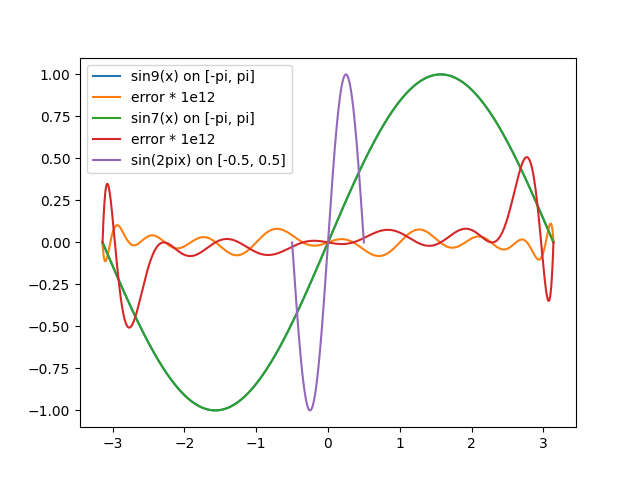

Generate this figure with Python:
import os
current_dir = os.path.dirname(__file__) + '/'

import numpy as np
import matplotlib.pyplot as plt
from scipy.interpolate import AAA

np.set_printoptions(precision=20, floatmode='fixed', suppress=True)

def zero_even(p):
    p_rev = p[::-1]
    p_rev[np.arange(p_rev.size) % 2 == 0] = 0
    return p_rev[::-1]

def zero_odd(p):
    p_rev = p[::-1]
    p_rev[np.arange(p_rev.size) % 2 == 1] = 0
    return p_rev[::-1]

def barycentric_to_pq(r):
    zs = r.support_points
    fs = r.support_values
    ws = r.weights
    m = len(zs)

    max_deg = m - 1

    p_coef = np.zeros(max_deg + 1)
    q_coef = np.zeros(max_deg + 1)

    for j in range(m):
        other_zs = np.delete(zs, j)
        poly_term = np.poly(other_zs)  # standard monomial basis

        # Multiply term into p and q
        # Numerator gets f_j * w_j, denominator gets w_j
        p_coef += ws[j] * fs[j] * poly_term
        q_coef += ws[j] * poly_term

    return (p_coef, q_coef)

def approximate_odd(x, y, max_terms=100):

    r = AAA(x, y, max_terms=max_terms)
    p, q = barycentric_to_pq(r)
    p = zero_even(p)
    q = zero_odd(q)
    q /= p[0]
    p /= p[0]

    return (p, q)

def juce_sin(x):
    x2 = x * x
    num = x * (24019.5385697205 + x2 * (-3423.34761261891 + x2 * (110.14197630042 - x2)))
    den = 24019.5385697205 + x2 * (579.908815667847 + x2 * (6.63062416405668 + x2 * 0.0383120256901944))
    return num / den

# sin(x) on [-pi:pi]
print('sin(x) on [-pi:pi]')

x = np.linspace(-np.pi, np.pi, 1000)
y = np.sin(x)

p, q = approximate_odd(x, y)
y_approx = np.polyval(p, x) / np.polyval(q, x)

print(p)
print(q)

plt.plot(x, y_approx, label = 'sin9(x) on [-pi, pi]')
plt.plot(x, (y - y_approx) * 1e12, label = 'error * 1e12')

p, q = approximate_odd(x, y, 8)
y_approx = np.polyval(p, x) / np.polyval(q, x)
plt.plot(x, y_approx, label = 'sin7(x) on [-pi, pi]')
plt.plot(x, (y - y_approx) * 1e8, label = 'error * 1e12')

# sin(2pix) on [-0.5:0.5]
print('sin(2pix) on [-0.5:0.5]')

x = np.linspace(-0.5, 0.5, 600)
y = np.sin(2 * np.pi * x)
p, q = approximate_odd(x, y)

y_approx = np.polyval(p, x) / np.polyval(q, x)

print(p)
print(q)

plt.plot(x, y_approx, label = 'sin(2pix) on [-0.5, 0.5]')
#plt.plot(x, (y - y_approx) * 1e12, label = 'error * 1e12')

plt.legend()
plt.savefig(current_dir + 'sin.png')
